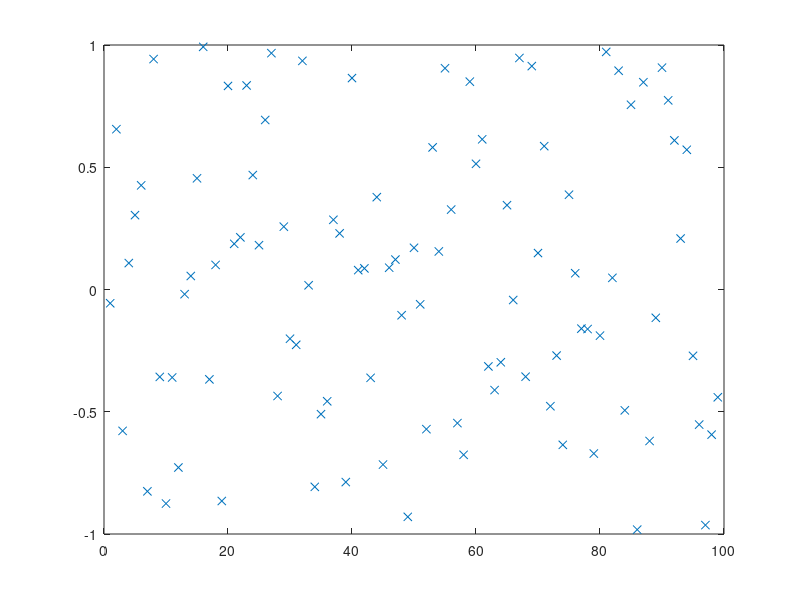

MATLAB code for this plot: (Note: this script raises an error after producing the figure.)
% script <a href="matlab:NR_MergeSortTest">NR_MergeSortTest</a>
% Test <a href="matlab:help NR_MergeSort">NR_MergeSort</a> on a random set of data.
% See <a href="matlab:NRweb">Numerical Renaissance: simulation, optimization, & control</a>, Section 7.1.4.
% Part of <a href="matlab:help NRC">Numerical Renaissance Codebase 1.0</a>, <a href="matlab:help NRchap07">Chapter 7</a>; please read the <a href="matlab:help NRcopyleft">copyleft</a>.

n=99; D=2*rand(n,1)-1; close all, plot(D(:,1),'x'), pause(0.5)
[D,index]=NR_MergeSort(D,1,n);       plot(D(:,1),'x')

% end script NR_MergeSortTest
